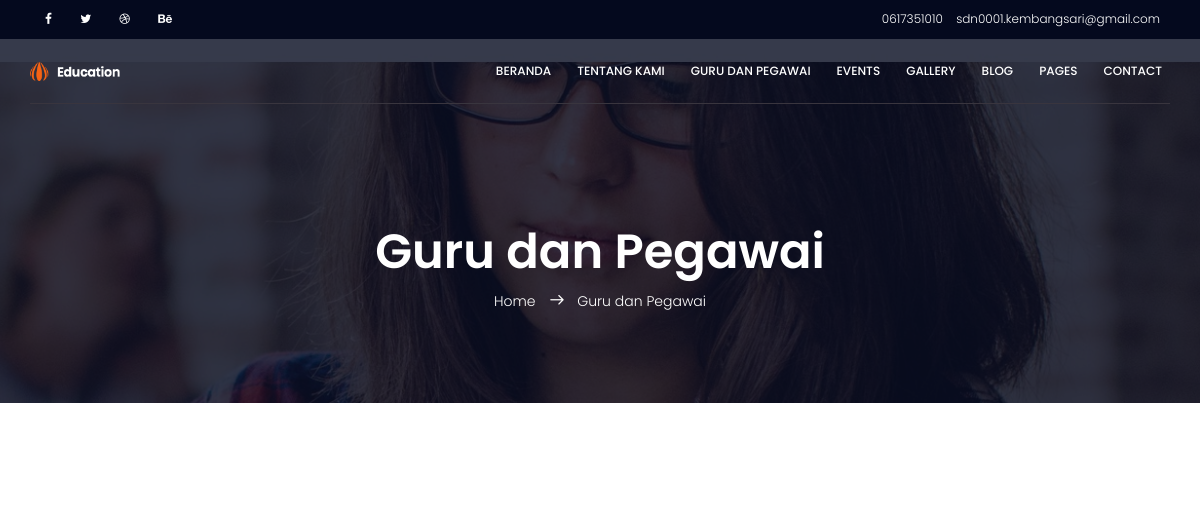
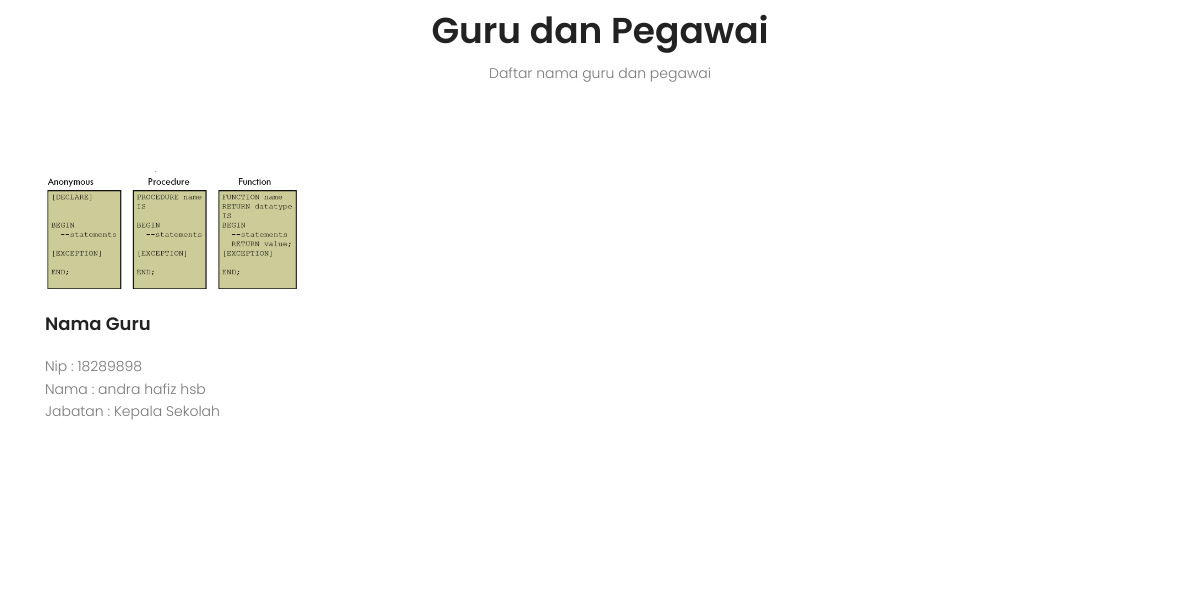
Before: /education/index.php?slink=courses.php (upper part) with the older database file (2 pictures, top to bottom).
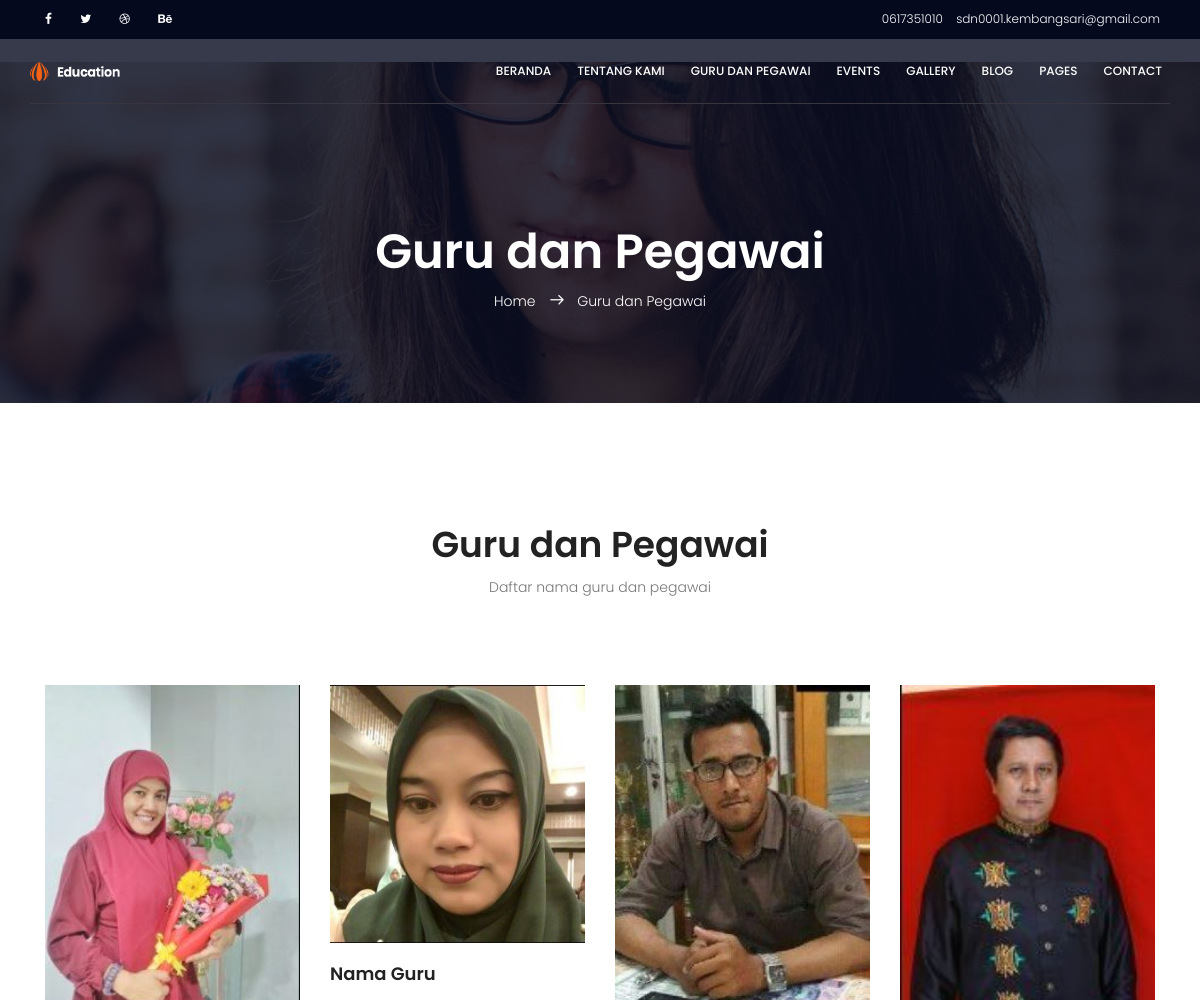
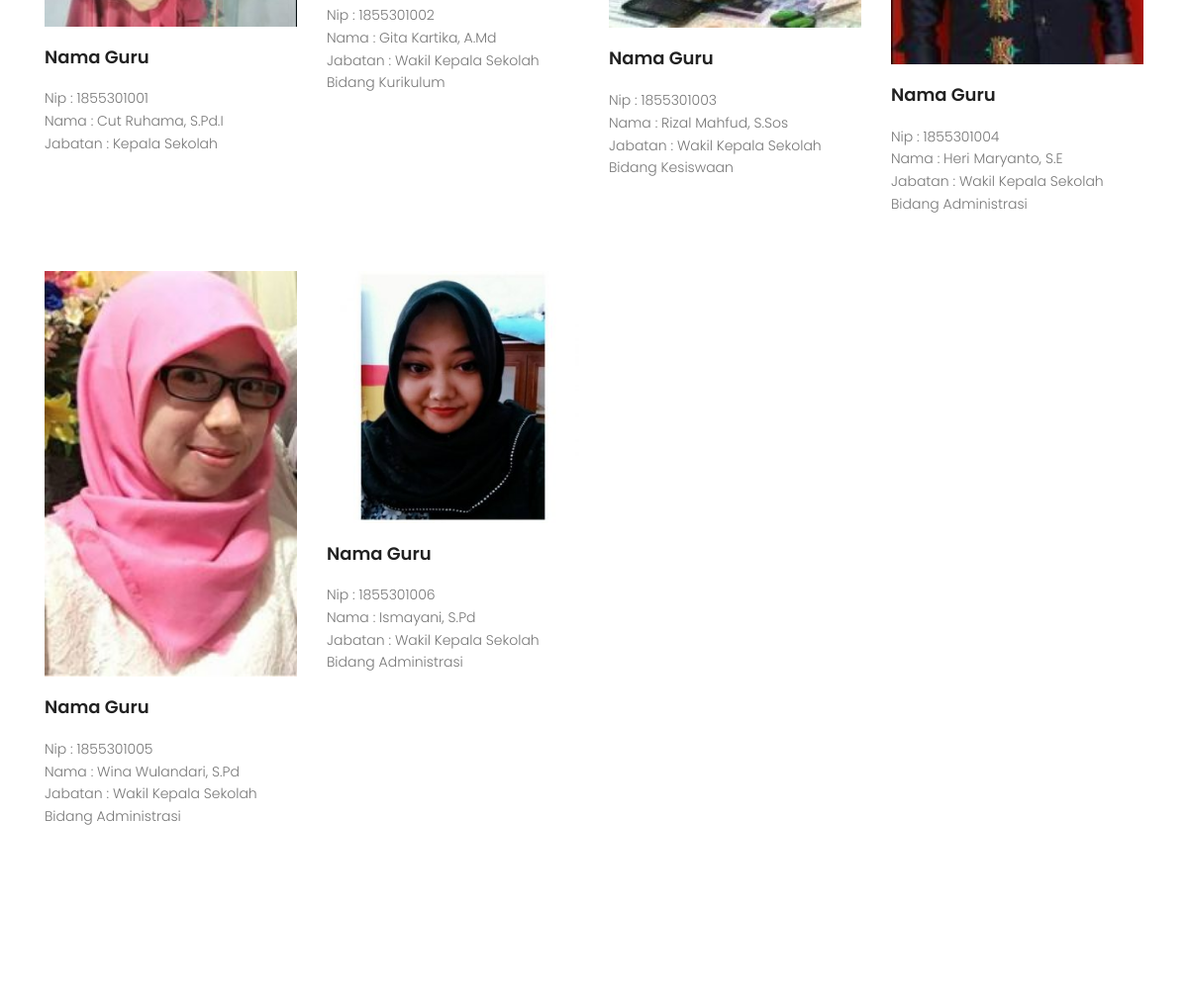
After: the same page with the newer database file (2 pictures, top to bottom).
### tables this page shows
CREATE TABLE `sekolah_profile` (
  `sekolah_nama` varchar(100) NOT NULL,
  `sekolah_alamat` text NOT NULL,
  `sekolah_telp` varchar(20) NOT NULL,
  `sekolah_email` varchar(50) NOT NULL,
  `sekolah_logo` varchar(50) NOT NULL
);

CREATE TABLE `guru` (
  `nip_guru` varchar(20) NOT NULL,
  `guru_nama` varchar(50) NOT NULL,
  `photo_guru` varchar(100) DEFAULT NULL,
  `guru_singkatan` varchar(10) NOT NULL,
  `guru_pendidikanterakhir` varchar(5) NOT NULL,
  `guru_jabatan` varchar(20) NOT NULL,
  `guru_tmptlahir` varchar(20) NOT NULL,
  `guru_tgllahir` date NOT NULL,
  `guru_alamat` text NOT NULL
);

CREATE TABLE `jabatan` (
  `jabatan_id` varchar(20) NOT NULL,
  `jabatan_nama` varchar(50) NOT NULL
);

### education/courses.php (the view, shortened to what this page needs)
start banner Area -->
<section class="banner-area relative about-banner" id="home">
	<div class="overlay overlay-bg"></div>
	<div class="container">
		<div class="row d-flex align-items-center justify-content-center">
			<div class="about-content col-lg-12">
				<h1 class="text-white">
					Guru dan Pegawai
				</h1>
				<p class="text-white link-nav"><a href="index.html">Home </a> <span class="lnr lnr-arrow-right"></span> <a href="courses.html"> Guru dan Pegawai</a></p>
			</div>
		</div>
	</div>
</section>
<section class="popular-courses-area section-gap courses-page">
	<div class="container">
		<div class="row d-flex justify-content-center">
			<div class="menu-content pb-70 col-lg-8">
				<div class="title text-center">
					<h1 class="mb-10">Guru dan Pegawai</h1>
					<p>Daftar nama guru dan pegawai</p>
				</div>
			</div>
		</div>
		<div class="row">
			<?php
			include "set/koneksi.php";
			$sql = "select * from guru, jabatan where guru_jabatan = jabatan_id";
			$result = mysqli_query($db, $sql);
			while ($row = mysqli_fetch_array($result)) {
				?>
				<div class="single-popular-carusel col-lg-3 col-md-6">
					<div class="thumb-wrap relative">
						<div class="thumb relative">
							<div class="overlay overlay-bg"></div>
							<img class="img-fluid" src="../contoh/public/pages/tables/images/Guru/<?php echo $row[2] ?>" alt="" title="">
						</div>
					</div>
					<div class="details">
						<a href="index.php?slink=course-details.php&id=<?php echo $row[0] ?>">
							<h4>
								Nama Guru
							</h4>
						</a>
						<p>
							Nip : <?php echo $row[0]; ?> <br>
							Nama : <?php echo $row[1]; ?> <br>
							Jabatan : <?php echo $row[10]; ?> <br>
						</p>
					</div>
				</div>
			<?php
			}
			?>
		</div>
	</div>
</section>

### education/index.php (shortened to what this page needs)
<!DOCTYPE html>
<html lang="zxx" class="no-js">
<head>
	<link rel="stylesheet" href="css/linearicons.css">
	<link rel="stylesheet" href="css/font-awesome.min.css">
	<link rel="stylesheet" href="css/bootstrap.css">
	<link rel="stylesheet" href="css/magnific-popup.css">
	<link rel="stylesheet" href="css/nice-select.css">
	<link rel="stylesheet" href="css/animate.min.css">
	<link rel="stylesheet" href="css/owl.carousel.css">
	<link rel="stylesheet" href="css/jquery-ui.css">
	<link rel="stylesheet" href="css/main.css">
</head>
<?php
include "set/koneksi.php";
$sql = "select * from sekolah_profile";
$result = mysqli_query($db, $sql);
while ($row = mysqli_fetch_array($result)) {
	?>
	<body>
		<header id="header" id="home">
			<div class="header-top">
				<div class="container">
					<div class="row">
						<div class="col-lg-6 col-sm-6 col-8 header-top-left no-padding">
							<ul>
								<li><a href="#"><i class="fa fa-facebook"></i></a></li>
								<li><a href="#"><i class="fa fa-twitter"></i></a></li>
								<li><a href="#"><i class="fa fa-dribbble"></i></a></li>
								<li><a href="#"><i class="fa fa-behance"></i></a></li>
							</ul>
						</div>
						<div class="col-lg-6 col-sm-6 col-4 header-top-right no-padding">
							<a href="tel:+953 012 3654 896"><span class="lnr lnr-phone-handset"></span> <span class="text"><?php echo $row[2] ?></span></a>
							<a href="mailto:support@colorlib.com"><span class="lnr lnr-envelope"></span> <span class="text"><?php echo $row[3] ?></span></a>
						</div>
					</div>
				</div>
			</div>
			<div class="container main-menu">
				<div class="row align-items-center justify-content-between d-flex">
					<div id="logo">
						<div>
							<a href='index.php'><img src='img/<?php echo $row[4] ?>' alt='' width='90' title='' /></a>
						</div>
					</div>
					<nav id="nav-menu-container">
						<ul class="nav-menu">
							<li><a href="index.php">Beranda</a></li>
							<li><a href="index.php?slink=about.php">Tentang Kami</a></li>
							<li><a href="index.php?slink=courses.php">Guru dan Pegawai</a></li>
							<li><a href="events.html">Events</a></li>
							<li><a href="gallery.html">Gallery</a></li>
							<li class="menu-has-children"><a href="">Blog</a>
							</li>
							<li class="menu-has-children"><a href="">Pages</a>
							</li>
							<li><a href="contact.html">Contact</a></li>
						</ul>
					</nav>
				</div>
			</div>
		</header>
		<?php
		$apaja = $_REQUEST['slink'];
		if (isset($apaja))
			include "$apaja";
		else
			include "home.php";
		?>
	<?php
	}
	?>
</body>
</html>

### education/css/main.css (style rules this page uses)
body { color:#777;font-family:"Poppins",sans-serif;font-size:14px;font-weight:300;line-height:1.625em;position:relative }
ol,ul { margin:0;padding:0;list-style:none }
a { -webkit-transition:all 0.3s ease 0s;-moz-transition:all 0.3s ease 0s;-o-transition:all 0.3s ease 0s;transition:all 0.3s ease 0s }
a,a:focus,a:hover { text-decoration:none;outline:0 }
h1,h2,h3,h4,h5,h6 { font-family:"Poppins",sans-serif;color:#222;line-height:1.2em !important;margin-bottom:0;margin-top:0;font-weight:600 }
h1,.h1 { font-size:36px }
h4,.h4 { font-size:18px }
.mb-10 { margin-bottom:10px }
.pb-70 { padding-bottom:70px }
.text-white { color:#fff }
.text-center { text-align:center }
.relative { position:relative }
.overlay { position:absolute;left:0;right:0;top:0;bottom:0 }
.no-padding { padding:0 }
h1 { font-size:36px }
h4 { font-size:18px }
h1,h2,h3,h4,h5,h6 { line-height:1.5em }
.header-top { background:#04091e;font-size:12px;padding:8px }
.header-top a { color:#fff }
.header-top ul li { display:inline-block;margin-left:15px }
.header-top .header-top-left { text-align:left }
.header-top .header-top-left i { -webkit-transition:all 0.3s ease 0s;-moz-transition:all 0.3s ease 0s;-o-transition:all 0.3s ease 0s;transition:all 0.3s ease 0s }
.header-top .header-top-left a { margin-right:10px }
.header-top .header-top-right { text-align:right }
.header-top .header-top-right a { margin-right:10px }
.main-menu { padding-bottom:20px;padding-top:20px;border-bottom:1px solid #39353e }
#header { position:fixed;left:0;top:0;right:0;transition:all 0.5s;z-index:997 }
#header #logo img { padding:0;margin:0 }
.nav-menu,.nav-menu * { margin:0;padding:0;list-style:none }
.nav-menu li { position:relative;white-space:nowrap }
.nav-menu>li { float:left }
.nav-menu a { padding:0 8px 0px 8px;text-decoration:none;display:inline-block;color:#fff;font-weight:500;font-size:12px;text-transform:uppercase;outline:none }
.nav-menu>li { margin-left:10px }
.section-gap { padding:120px 0 }
.banner-area { background:url(../img/banner-bg.jpg) right;background-size:cover }
.banner-area .overlay-bg { background-color:rgba(4,9,30,0.8) }
.single-popular-carusel .thumb { overflow:hidden }
.single-popular-carusel .thumb img { width:100%;-webkit-transition:all 0.3s ease 0s;-moz-transition:all 0.3s ease 0s;-o-transition:all 0.3s ease 0s;transition:all 0.3s ease 0s }
.single-popular-carusel .details h4 { -webkit-transition:all 0.3s ease 0s;-moz-transition:all 0.3s ease 0s;-o-transition:all 0.3s ease 0s;transition:all 0.3s ease 0s;margin:20px 0px }
.link-nav { margin-top:10px;margin-bottom:0px }
.about-banner { background:url(../img/top-banner.jpg) right no-repeat;background-size:cover }
.about-content { margin-top:110px;padding:90px 0px;text-align:center }
.about-content h1 { font-size:48px;font-weight:600 }
.about-content a { color:#fff;font-weight:300;font-size:14px }
.about-content .lnr { margin:0px 10px;font-weight:600 }
.courses-page .single-popular-carusel { margin-bottom:40px }

Changed rows visible on the page:
removed guru: photo_guru (picture), nip_guru "18289898", guru_nama "andra hafiz hsb", jabatan.jabatan_nama "Kepala Sekolah"
added guru: photo_guru (picture), nip_guru "1855301001", guru_nama "Cut Ruhama, S.Pd.I", jabatan.jabatan_nama "Kepala Sekolah"
added guru: photo_guru (picture), nip_guru "1855301002", guru_nama "Gita Kartika, A.Md", jabatan.jabatan_nama "Wakil Kepala Sekolah Bidang Kurikulum"
added guru: photo_guru (picture), nip_guru "1855301003", guru_nama "Rizal Mahfud, S.Sos", jabatan.jabatan_nama "Wakil Kepala Sekolah Bidang Kesiswaan"
added guru: photo_guru (picture), nip_guru "1855301004", guru_nama "Heri Maryanto, S.E", jabatan.jabatan_nama "Wakil Kepala Sekolah Bidang Administrasi"
added guru: photo_guru (picture), nip_guru "1855301005", guru_nama "Wina Wulandari, S.Pd", jabatan.jabatan_nama "Wakil Kepala Sekolah Bidang Administrasi"
added guru: photo_guru (picture), nip_guru "1855301006", guru_nama "Ismayani, S.Pd", jabatan.jabatan_nama "Wakil Kepala Sekolah Bidang Administrasi"
